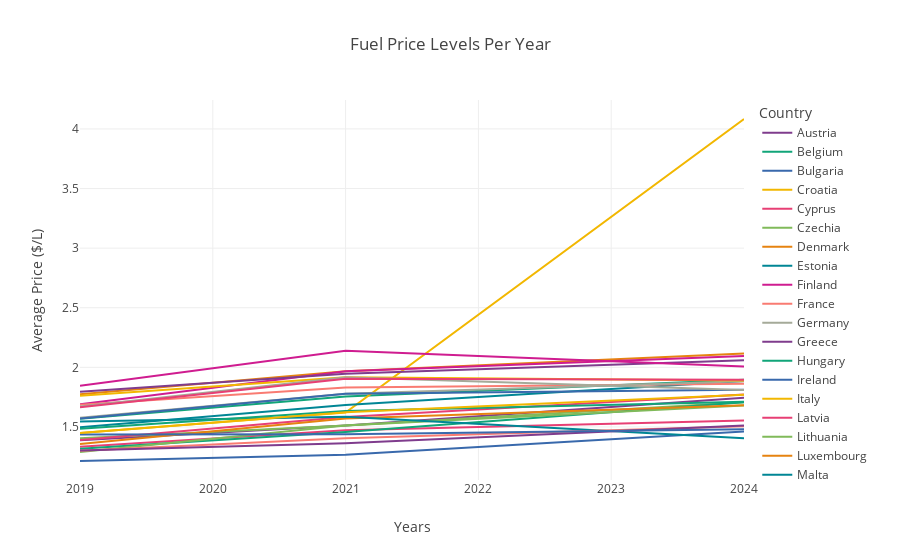
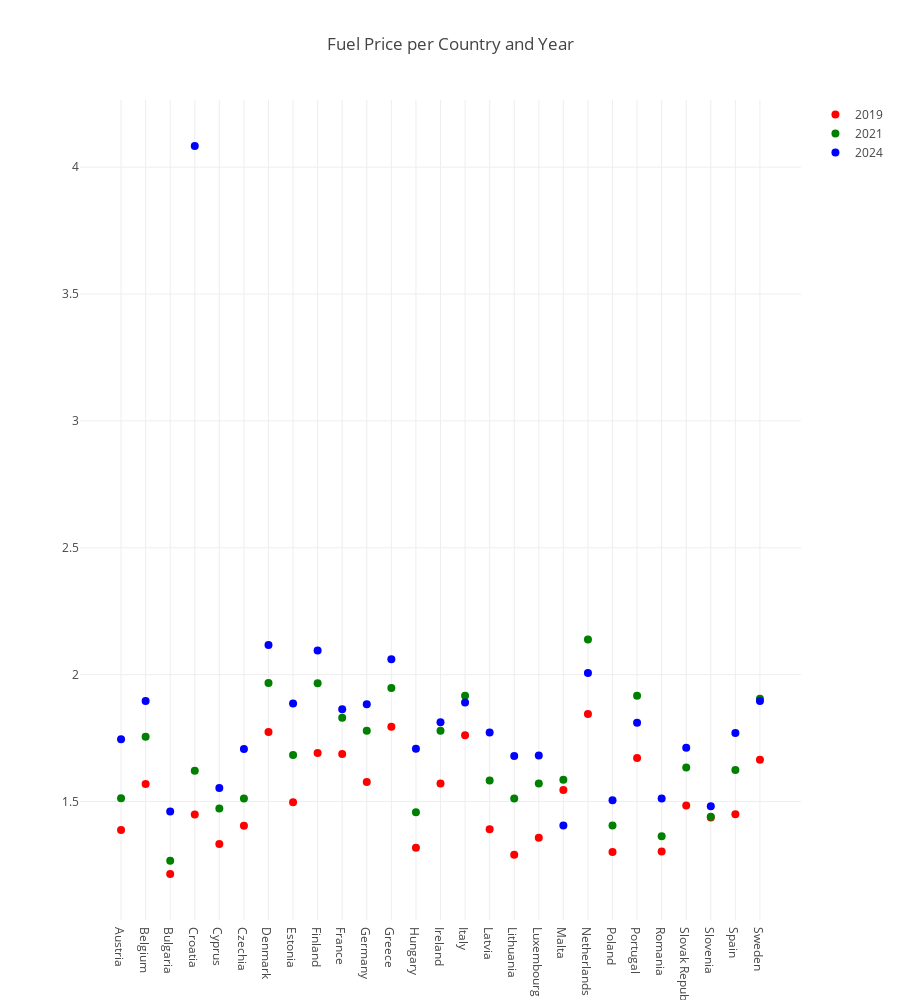
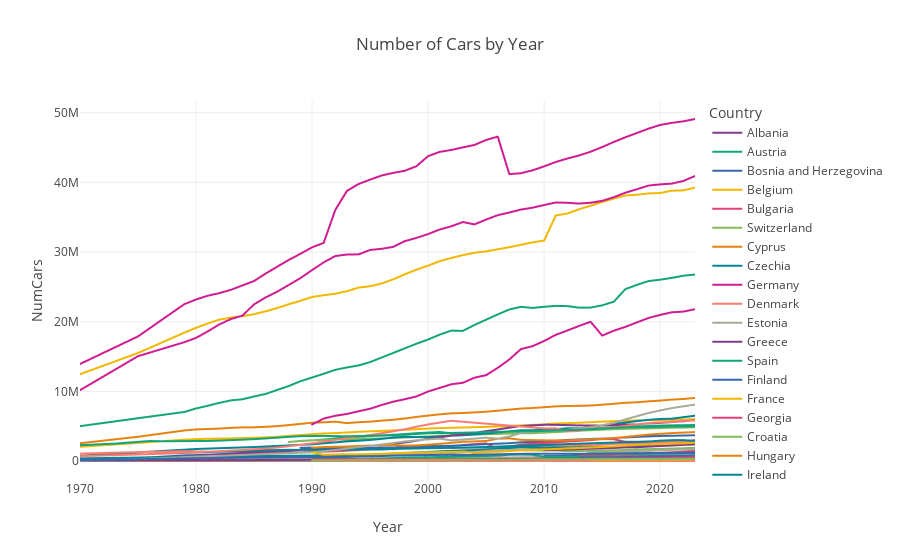
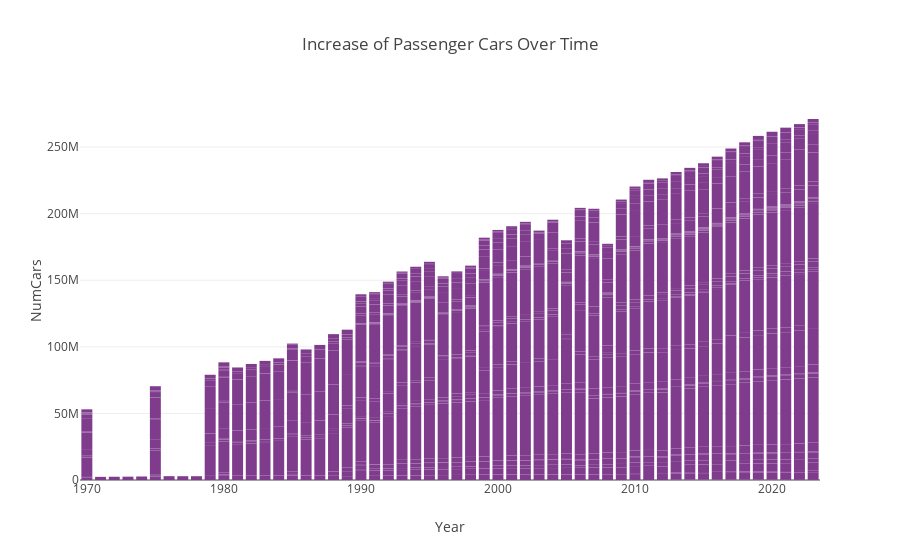

These figures' notebook cell, in order:
### Code cell
%run Road_density.ipynb
%run Fuel_price.ipynb
%run Road_quality_API.ipynb
%run passenger_cars.ipynb
